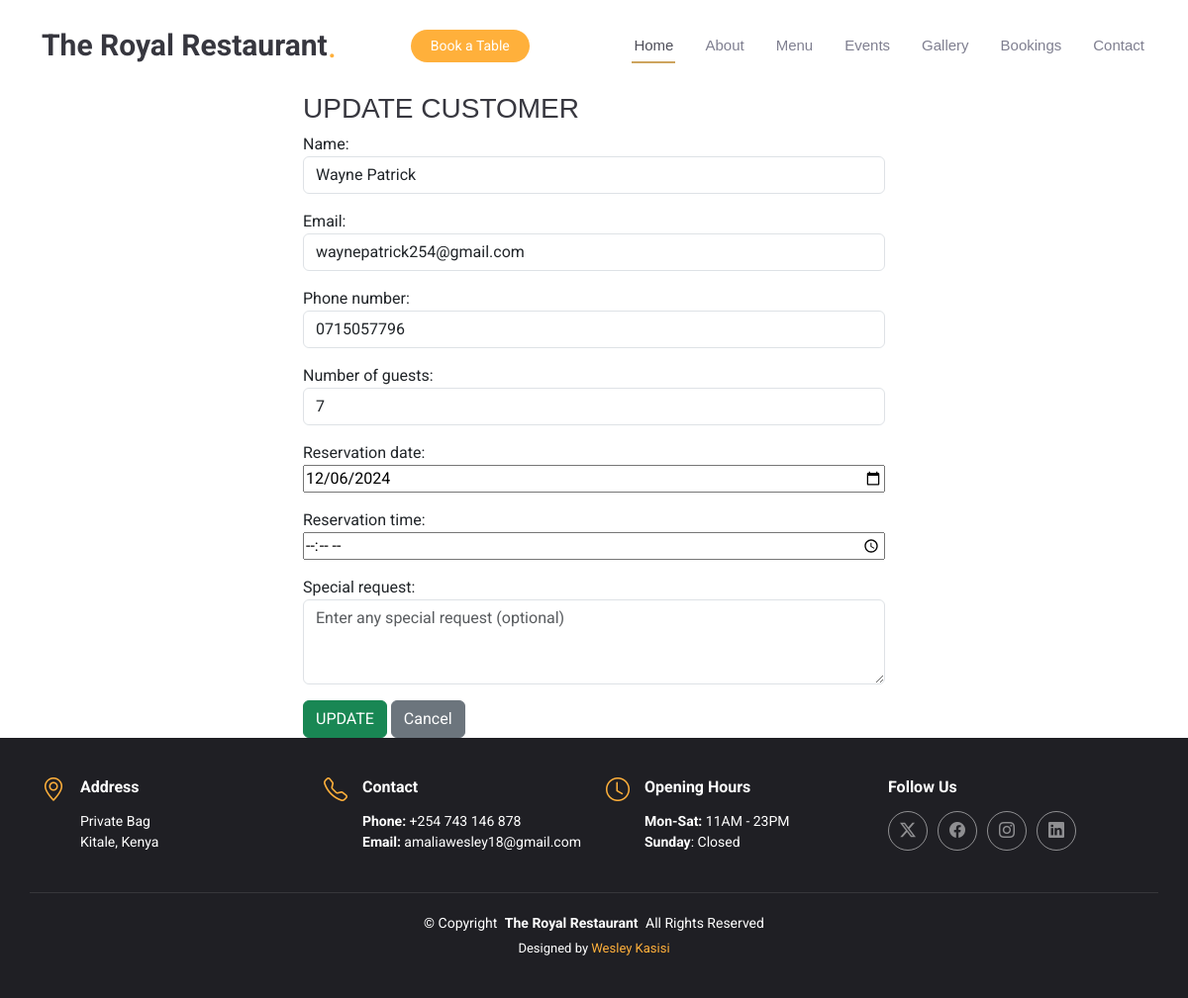
Page /application/update/5 on the committed database.
### application/models.py (models this page shows, shortened)
class Reservation(models.Model):
    name = models.CharField(max_length=20)
    email = models.EmailField(max_length=25)
    phone_number = models.CharField(max_length=20)
    number_of_guests = models.IntegerField()
    reservation_date = models.DateField()
    reservation_time = models.TimeField()
    special_request = models.TextField(blank=True, null=True)

### application/views.py (the view)
# urls.py: path('update/<int:id>', views.update, name='update'),
def update(request, id):
    reservation = get_object_or_404(Reservation, id=id)
    if request.method == 'POST':
        form = ReservationForm(request.POST, instance=reservation)
        if form.is_valid():
            form.save()
            messages.success(request, "Customer updated successfully!")
            return redirect('booking')
    else:
        form = ReservationForm(instance=reservation)
        messages.error(request, 'Please confirm your changes')
    return render(request, 'update.html', {'form': form})

### application/forms.py
class ReservationForm(forms.ModelForm):
    class Meta:
        model = Reservation
        fields = '__all__'
        widgets = {
            'name': forms.TextInput(attrs={'class': 'form-control','placeholder': 'Enter your full name'}),
            'email': forms.EmailInput(attrs={'class': 'form-control', 'placeholder': 'Enter your email address'}),
            'phone_number': forms.TextInput(attrs={'class': 'form-control','placeholder': 'Enter your phone number'}),
            'reservation_date': forms.DateInput(attrs={'type': 'date', 'min'': str(date.today()), style' : 'width: 100%'}),
            'reservation_time': forms.DateInput(attrs={'type': 'time', 'style' : 'width: 100%'}),
            'number_of_guests': forms.NumberInput(attrs={'class': 'form-control', 'placeholder': 'Enter the number of guests'}),
            'special_request': forms.Textarea(attrs={'class': 'form-control', 'placeholder': 'Enter any special request (optional)', 'rows': 3, 'style': 'width: 100%; max-width: 100%;'}),
        }

### application/templates/update.html (shortened to what this page needs)
{% extends 'base.html' %}
{% block content %}
<div class="row">
    <div class="col-md-3"></div>
    <div class="col-md-6">
<h3>UPDATE CUSTOMER</h3>
<form action="" method="POST" >
    {{ form.as_p }}
    <button type="submit" class="btn btn-success">UPDATE</button>
    <a href="{% url 'booking' %}" class="btn btn-secondary">Cancel</a>
</form>
        </div>
    <div class="col-md-3"></div>
</div>
{% endblock %}

### application/static/assets/main.css (style rules this page uses)
:root { --default-font: "Roboto", system-ui, -apple-system, "Segoe UI", Roboto, "Helvetica Neue", Arial, "Noto Sans", "Liberation Sans", sans-serif, "Apple Color Emoji", "Segoe UI Emoji", "Segoe UI Symbol", "Noto Color Emoji"; --heading-font: "Playfair Display", sans-serif; --nav-font: "Poppins", sans-serif; }
:root { --background-color: #ffffff; --default-color: #212529; --heading-color: #37373f; --accent-color: #ffb03b; --surface-color: #ffffff; --contrast-color: #ffffff; }
:root { --nav-color: #7f7f90; --nav-hover-color: #cda45e; --nav-mobile-background-color: #ffffff; --nav-dropdown-background-color: #ffffff; --nav-dropdown-color: #7f7f90; --nav-dropdown-hover-color: #cda45e; }
:root { scroll-behavior: smooth; }
body { color: var(--default-color); background-color: var(--background-color); font-family: var(--default-font); }
a { color: var(--accent-color); text-decoration: none; transition: 0.3s; }
h1, h2, h3, h4, h5, h6 { color: var(--heading-color); font-family: var(--heading-font); }

### rows in the picture
Reservation: name "Wayne Patrick", email "waynepatrick254@gmail.com", phone_number "0715057796", number_of_guests "7", reservation_date "12/06/2024"
